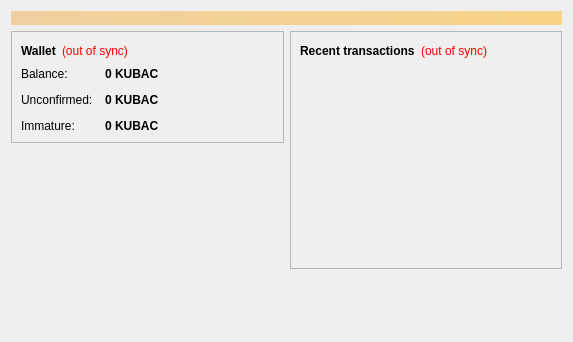
<?xml version="1.0" encoding="UTF-8"?>
<ui version="4.0">
 <class>OverviewPage</class>
 <widget class="QWidget" name="OverviewPage">
  <property name="geometry">
   <rect>
    <x>0</x>
    <y>0</y>
    <width>573</width>
    <height>342</height>
   </rect>
  </property>
  <property name="windowTitle">
   <string>Form</string>
  </property>
  <layout class="QVBoxLayout" name="topLayout">
   <item>
    <widget class="QLabel" name="labelAlerts">
     <property name="visible">
      <bool>false</bool>
     </property>
     <property name="styleSheet">
      <string notr="true">background-color: qlineargradient(x1: 0, y1: 0, x2: 1, y2: 0, stop:0 #F0D0A0, stop:1 #F8D488); color:#000000;</string>
     </property>
     <property name="wordWrap">
      <bool>true</bool>
     </property>
     <property name="margin">
      <number>3</number>
     </property>
    </widget>
   </item>
   <item>
    <layout class="QHBoxLayout" name="horizontalLayout" stretch="1,1">
     <item>
      <layout class="QVBoxLayout" name="verticalLayout_2">
       <item>
        <widget class="QFrame" name="frame">
         <property name="frameShape">
          <enum>QFrame::StyledPanel</enum>
         </property>
         <property name="frameShadow">
          <enum>QFrame::Raised</enum>
         </property>
         <layout class="QVBoxLayout" name="verticalLayout_4">
          <item>
           <layout class="QHBoxLayout" name="horizontalLayout_4">
            <item>
             <widget class="QLabel" name="label_5">
              <property name="font">
               <font>
                <weight>75</weight>
                <bold>true</bold>
               </font>
              </property>
              <property name="text">
               <string>Wallet</string>
              </property>
             </widget>
            </item>
            <item>
             <widget class="QLabel" name="labelWalletStatus">
              <property name="toolTip">
               <string>The displayed information may be out of date. Your wallet automatically synchronizes with the Kubacoin network after a connection is established, but this process has not completed yet.</string>
              </property>
              <property name="styleSheet">
               <string notr="true">QLabel { color: red; }</string>
              </property>
              <property name="text">
               <string notr="true">(out of sync)</string>
              </property>
              <property name="alignment">
               <set>Qt::AlignLeading|Qt::AlignLeft|Qt::AlignVCenter</set>
              </property>
             </widget>
            </item>
            <item>
             <spacer name="horizontalSpacer_2">
              <property name="orientation">
               <enum>Qt::Horizontal</enum>
              </property>
              <property name="sizeHint" stdset="0">
               <size>
                <width>40</width>
                <height>20</height>
               </size>
              </property>
             </spacer>
            </item>
           </layout>
          </item>
          <item>
           <layout class="QFormLayout" name="formLayout_2">
            <property name="fieldGrowthPolicy">
             <enum>QFormLayout::AllNonFixedFieldsGrow</enum>
            </property>
            <property name="horizontalSpacing">
             <number>12</number>
            </property>
            <property name="verticalSpacing">
             <number>12</number>
            </property>
            <item row="0" column="0">
             <widget class="QLabel" name="label">
              <property name="text">
               <string>Balance:</string>
              </property>
             </widget>
            </item>
            <item row="0" column="1">
             <widget class="QLabel" name="labelBalance">
              <property name="font">
               <font>
                <weight>75</weight>
                <bold>true</bold>
               </font>
              </property>
              <property name="cursor">
               <cursorShape>IBeamCursor</cursorShape>
              </property>
              <property name="toolTip">
               <string>Your current balance</string>
              </property>
              <property name="text">
               <string notr="true">0 KUBAC</string>
              </property>
              <property name="textInteractionFlags">
               <set>Qt::LinksAccessibleByMouse|Qt::TextSelectableByKeyboard|Qt::TextSelectableByMouse</set>
              </property>
             </widget>
            </item>
            <item row="1" column="0">
             <widget class="QLabel" name="label_3">
              <property name="text">
               <string>Unconfirmed:</string>
              </property>
             </widget>
            </item>
            <item row="1" column="1">
             <widget class="QLabel" name="labelUnconfirmed">
              <property name="font">
               <font>
                <weight>75</weight>
                <bold>true</bold>
               </font>
              </property>
              <property name="cursor">
               <cursorShape>IBeamCursor</cursorShape>
              </property>
              <property name="toolTip">
               <string>Total of transactions that have yet to be confirmed, and do not yet count toward the current balance</string>
              </property>
              <property name="text">
               <string notr="true">0 KUBAC</string>
              </property>
              <property name="textInteractionFlags">
               <set>Qt::LinksAccessibleByMouse|Qt::TextSelectableByKeyboard|Qt::TextSelectableByMouse</set>
              </property>
             </widget>
            </item>
            <item row="2" column="0">
             <widget class="QLabel" name="labelImmatureText">
              <property name="text">
               <string>Immature:</string>
              </property>
             </widget>
            </item>
            <item row="2" column="1">
             <widget class="QLabel" name="labelImmature">
              <property name="font">
               <font>
                <weight>75</weight>
                <bold>true</bold>
               </font>
              </property>
              <property name="toolTip">
               <string>Mined balance that has not yet matured</string>
              </property>
              <property name="text">
               <string notr="true">0 KUBAC</string>
              </property>
              <property name="textInteractionFlags">
               <set>Qt::LinksAccessibleByMouse|Qt::TextSelectableByKeyboard|Qt::TextSelectableByMouse</set>
              </property>
             </widget>
            </item>
           </layout>
          </item>
         </layout>
        </widget>
       </item>
       <item>
        <spacer name="verticalSpacer">
         <property name="orientation">
          <enum>Qt::Vertical</enum>
         </property>
         <property name="sizeHint" stdset="0">
          <size>
           <width>20</width>
           <height>40</height>
          </size>
         </property>
        </spacer>
       </item>
      </layout>
     </item>
     <item>
      <layout class="QVBoxLayout" name="verticalLayout_3">
       <item>
        <widget class="QFrame" name="frame_2">
         <property name="frameShape">
          <enum>QFrame::StyledPanel</enum>
         </property>
         <property name="frameShadow">
          <enum>QFrame::Raised</enum>
         </property>
         <layout class="QVBoxLayout" name="verticalLayout">
          <item>
           <layout class="QHBoxLayout" name="horizontalLayout_2">
            <item>
             <widget class="QLabel" name="label_4">
              <property name="text">
               <string>&lt;b&gt;Recent transactions&lt;/b&gt;</string>
              </property>
             </widget>
            </item>
            <item>
             <widget class="QLabel" name="labelTransactionsStatus">
              <property name="toolTip">
               <string>The displayed information may be out of date. Your wallet automatically synchronizes with the Kubacoin network after a connection is established, but this process has not completed yet.</string>
              </property>
              <property name="styleSheet">
               <string notr="true">QLabel { color: red; }</string>
              </property>
              <property name="text">
               <string notr="true">(out of sync)</string>
              </property>
              <property name="alignment">
               <set>Qt::AlignRight|Qt::AlignTrailing|Qt::AlignVCenter</set>
              </property>
             </widget>
            </item>
            <item>
             <spacer name="horizontalSpacer">
              <property name="orientation">
               <enum>Qt::Horizontal</enum>
              </property>
              <property name="sizeHint" stdset="0">
               <size>
                <width>40</width>
                <height>20</height>
               </size>
              </property>
             </spacer>
            </item>
           </layout>
          </item>
          <item>
           <widget class="QListView" name="listTransactions">
            <property name="styleSheet">
             <string notr="true">QListView { background: transparent; }</string>
            </property>
            <property name="frameShape">
             <enum>QFrame::NoFrame</enum>
            </property>
            <property name="verticalScrollBarPolicy">
             <enum>Qt::ScrollBarAlwaysOff</enum>
            </property>
            <property name="horizontalScrollBarPolicy">
             <enum>Qt::ScrollBarAlwaysOff</enum>
            </property>
            <property name="selectionMode">
             <enum>QAbstractItemView::NoSelection</enum>
            </property>
           </widget>
          </item>
         </layout>
        </widget>
       </item>
       <item>
        <spacer name="verticalSpacer_2">
         <property name="orientation">
          <enum>Qt::Vertical</enum>
         </property>
         <property name="sizeHint" stdset="0">
          <size>
           <width>20</width>
           <height>40</height>
          </size>
         </property>
        </spacer>
       </item>
      </layout>
     </item>
    </layout>
   </item>
  </layout>
 </widget>
 <resources/>
 <connections/>
</ui>
